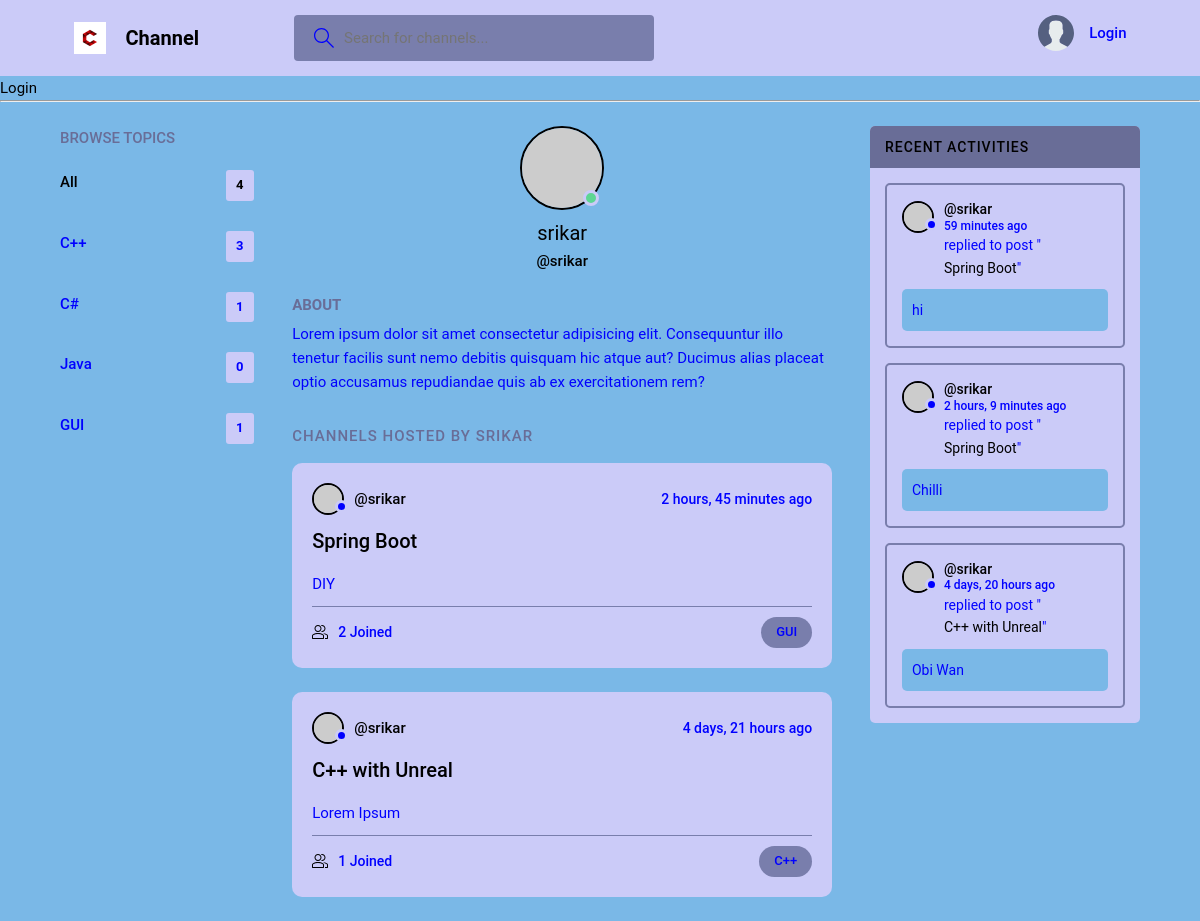
The app's page /profile/1 with its own data.
### base/models.py (models this page shows, shortened)
class Topic(models.Model):
    name = models.CharField(max_length=200)

class Room(models.Model):
    host = models.ForeignKey(User, on_delete=models.SET_NULL, null=True)
    topic = models.ForeignKey(Topic, on_delete=models.SET_NULL, null=True)
    name = models.CharField(max_length=200)
    description = models.TextField(null=True, blank=True)
    participants = models.ManyToManyField(User, related_name="participant", blank=True)
    updated = models.DateTimeField(auto_now=True)
    created = models.DateTimeField(auto_now_add=True)
    id = models.UUIDField
    class Meta:
        ordering = ['-updated', '-created']
    def __str__(self):
        return str(self.name)

class Message(models.Model):
    user = models.ForeignKey(User, on_delete=models.CASCADE)
    room = models.ForeignKey(Room, on_delete=models.CASCADE)
    body = models.TextField()
    updated = models.DateTimeField(auto_now=True)
    created = models.DateTimeField(auto_now_add=True)
    class Meta:
        ordering = ['-updated', '-created']
    def __str__(self):
        return str(self.body)

### base/views.py (the view)
# urls.py: path('profile/<str:pk>', views.userProfile, name = "user-profile"),
def userProfile(request, pk):
    user = User.objects.get(id=int(pk))
    rooms = user.room_set.all()
    room_messages = user.message_set.all()
    topics = Topic.objects.all()
    context = {'user': user, 'rooms': rooms, 'topics': topics, 'room_messages': room_messages}
    return render(request, 'base/profile.html', context)

### base/templates/base/profile.html (shortened to what this page needs)
{% extends 'main.html' %}
  {% block content %}
  <main class="profile-page layout layout--3">
    <div class="container">
      {% include 'base/topics_component.html' %}
      <div class="roomList">
        <div class="profile">
          <div class="profile__avatar">
            <div class="avatar avatar--large active">
              <img src="https://randomuser.me/api/portraits/men/11.jpg" />
            </div>
          </div>
          <div class="profile__info">
            <h3>{{user.username}}</h3>
            <p>@{{user.username}}</p>
          </div>
          <div class="profile__about">
            <h3>About</h3>
            <p>
              Lorem ipsum dolor sit amet consectetur adipisicing elit. Consequuntur illo tenetur
              facilis sunt nemo debitis quisquam hic atque aut? Ducimus alias placeat optio
              accusamus repudiandae quis ab ex exercitationem rem?
            </p>
          </div>
        </div>
        <div class="roomList__header">
          <div>
            <h2>Channels Hosted by {{user.username}}</a>
            </h2>
          </div>
        </div>
        {% include 'base/feed_component.html' %}
      </div>
      {% include 'base/activity_component.html' %}
    </div>
  </main>
{% endblock content %}

### templates/main.html (shortened to what this page needs)
<!DOCTYPE html>
{% load static %}
<html lang="en">
  <head>
    <link rel="stylesheet" href="{% static 'styles/style.css' %}" />
  </head>
  <body>
    {% include 'navbar.html' %}
    {% block content %}
    {% endblock %}
  </body>
</html>

### templates/navbar.html (shortened to what this page needs)
{% load static %}
<header class="header header--loggedIn">
    <div class="container">
      <a href="{% url 'home' %}" class="header__logo">
        <img src="{% static 'images/favicon.ico' %}" />
        <h1>Channel</h1>
      </a>
      <form class="header__search" method="GET" action="{% url 'home' %}">
        <label>
          <input name="q" placeholder="Search for channels..." />
        </label>
      </form>
      <nav class="header__menu">
        {% if request.user.is_authenticated %}
        <div class="header__user">
          <a href="{% url 'user-profile' request.user.id %}">
            <div class="avatar avatar--medium active">
              <img src="https://randomuser.me/api/portraits/men/37.jpg" />
            </div>
            <p>{{request.user.username}}<span>@{{request.user.username}}</span></p>
          </a>
          <button class="dropdown-button">
            <svg version="1.1" xmlns="http://www.w3.org/2000/svg" width="32" height="32" viewBox="0 0 32 32">
              <title>chevron-down</title>
              <path d="M16 21l-13-13h-3l16 16 16-16h-3l-13 13z"></path>
            </svg>
          </button>
        </div>
        {% else %}
        <a href="{% url 'login' %}">
          <img src="{% static 'images/avatar.svg' %}" />
          <p>Login</p>
        </a>
        {% endif %}
      </nav>
    </div>
  </header>
{% if request.user.is_authenticated %}
    <a href="{% url 'logout' %}">Logout</a>
    <hr>
{% else %}
    <a href="{% url 'login' %}">Login</a>
    <hr>
{% endif %}

### base/templates/base/topics_component.html
<div class="topics">
    <div class="topics__header">
      <h2>Browse Topics</h2>
    </div>
    <ul class="topics__list">
        <li>
            <a href="{% url 'home' %}" class="active">All <span>{{topics.count}}</span></a>
        </li>
        {% for topic in topics %}
        <li>
            <a href="{% url 'home' %}?q={{topic.name|urlencode}}">{{topic.name}}<span>{{topic.room_set.all.count}}</span></a>
        </li>
        {% endfor %}
    </ul>
  </div>

### base/templates/base/feed_component.html (shortened to what this page needs)
{% for room in rooms %}
<div class="roomListRoom">
    <div class="roomListRoom__header">
      <a href="{% url 'user-profile' room.host.id %}" class="roomListRoom__author">
        <div class="avatar avatar--small">
          <img src="https://randomuser.me/api/portraits/women/11.jpg" />
        </div>
        <span>@{{room.host.username}}</span>
      </a>
      <div class="roomListRoom__actions">
        <span>{{room.created|timesince}} ago</span>
      </div>
    </div>
    <div class="roomListRoom__content">
      <a href="{% url 'room' room.id %}">{{room.name}}</a>
      <p>
        {{room.description}}
      </p>
    </div>
    <div class="roomListRoom__meta">
      <a href="{% url 'room' room.id %}" class="roomListRoom__joined">
        {{room.participants.all.count}} Joined
      </a>
      <p class="roomListRoom__topic">{{room.topic.name}}</p>
    </div>
</div>
{% endfor %}

### base/templates/base/activity_component.html (shortened to what this page needs)
<div class="activities">
    <div class="activities__header">
      <h2>Recent Activities</h2>
    </div>
    {% for message in room_messages %}
        <div class="activities__box">
        <div class="activities__boxHeader roomListRoom__header">
            <a href="{% url 'user-profile' message.user.id %}" class="roomListRoom__author">
            <div class="avatar avatar--small">
                <img src="https://randomuser.me/api/portraits/women/11.jpg" />
            </div>
            <p>
                @{{message.user}}
                <span>{{message.created|timesince}} ago</span>
            </p>
            </a>
        </div>
        <div class="activities__boxContent">
            <p>replied to post "<a href="{% url 'room' message.room.id %}">{{message.room}}</a>"</p>
            <div class="activities__boxRoomContent">
                {{message}}
            </div>
        </div>
        </div>
    {% endfor %}
  </div>

### records on screen
Topic: name "C++", room_set.all.count "3"
Topic: name "C#", room_set.all.count "1"
Topic: name "Java", room_set.all.count "0"
Topic: name "GUI", room_set.all.count "1"
Room: host.username "srikar", created "2 hours, 45 minutes", name "Spring Boot", description "DIY", participants.all.count "2", topic.name "GUI"
Room: host.username "srikar", created "4 days, 21 hours", name "C++ with Unreal", description "Lorem Ipsum", participants.all.count "1", topic.name "C++"
Message: user "srikar", created "59 minutes", room "Spring Boot", body "hi"
Message: user "srikar", created "2 hours, 9 minutes", room "Spring Boot", body "Chilli"
Message: user "srikar", created "4 days, 20 hours", room "C++ with Unreal", body "Obi Wan"

### other values on screen
{{ topics.count }} "4"
{{ user.username }} "srikar"
{{ user.username }} "SRIKAR"
